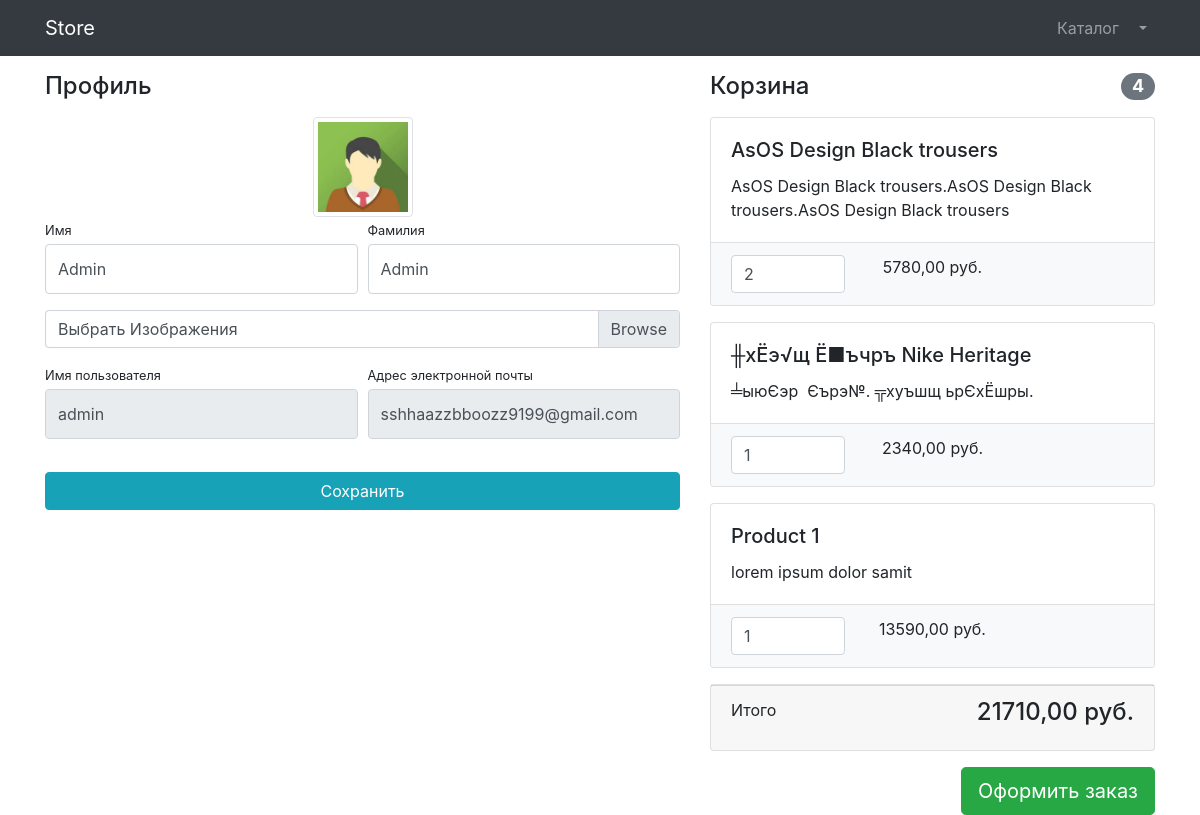
Page /users/profile/1/ (signed in) on the committed database.
### users/models.py (models this page shows)
class User(AbstractUser):
    image = models.ImageField(upload_to='users_image', null=True, blank=True)
    is_verification = models.BooleanField(default=False)

### products/models.py (models this page shows, shortened)
class Basket(models.Model):
    user = models.ForeignKey(to=User, on_delete=models.CASCADE)
    product = models.ForeignKey(to=Product, on_delete=models.CASCADE)
    quantity = models.PositiveSmallIntegerField(default=0)
    created_timestamp = models.DateTimeField(auto_now_add=True)
    objects = BasketQuerySet.as_manager()
    def sum(self):
        return self.product.price * self.quantity

class Product(models.Model):
    name = models.CharField(max_length=255)
    description = models.TextField()
    price = models.DecimalField(max_digits=10, decimal_places=2)
    quantity = models.PositiveIntegerField(default=0)
    image = models.ImageField(upload_to='products_image')
    category = models.ForeignKey(to=ProductCategory, on_delete=models.CASCADE)

### users/views.py (the view, shortened to what this page needs)
# urls.py: path('profile/<int:pk>/', UserProfileView.as_view(), name='profile'),
class UserProfileView(UpdateView):
    model = User
    form_class = UserProfileForm
    template_name = 'users/profile.html'
    def get_context_data(self, **kwargs):
        context = super(UserProfileView, self).get_context_data()
        context['title'] = 'Store - Profile'
        context['baskets'] = Basket.objects.filter(user=self.request.user)
        context['total_sum'] = sum(basket.sum() for basket in Basket.objects.filter(user=self.object))
        context['total_quantity'] = sum(basket.quantity for basket in Basket.objects.filter(user=self.object))
        return context

### users/forms.py
class UserProfileForm(UserChangeForm):
    first_name = forms.CharField(widget=forms.TextInput(attrs={'class': 'form-control py-4'}))
    last_name = forms.CharField(widget=forms.TextInput(attrs={'class': 'form-control py-4'}))
    image = forms.ImageField(widget=forms.FileInput(attrs={'class': 'custom-file-label'}), required=False)
    username = forms.CharField(widget=forms.TextInput(attrs={'class': 'form-control py-4', 'readonly': True}))
    email = forms.EmailField(widget=forms.EmailInput(attrs={'class': 'form-control py-4', 'readonly': True}))
    print('Name')
    class Meta:
        model = User
        fields = ('first_name', 'last_name', 'image', 'username', 'email')

### products/models.py (called while the page is built)
    def total_sum(self):
        return sum(basket.sum() for basket in self)

    def total_quantity(self):
        return sum(basket.quantity for basket in self)

### users/templates/users/profile.html (shortened to what this page needs)
{% extends 'products/base.html' %}
{% load static %}
{% block css %} <link href="{% static 'vendor/css/profile.css' %}" rel="stylesheet"> {% endblock %}
{% block content %}
    <div class="container">
    <div class="row">
        <div class="col-lg-7">
            <h4 class="mt-3 mb-3">Профиль</h4>
            <div class="col-lg-12 text-center">
                <img width="100" height="100"
                     src="{% if user.image %}{{user.image.url}}{% else %}{% static 'vendor\img\users\default_avatar.jpg' %}{% endif %}"
                     class="img-thumbnail">
            </div>
            <form action="{% url 'users:profile' user.id %}" method="post" enctype="multipart/form-data">
                <div class="form-row">
                    <div class="col-lg-6">
                        <div class="form-group">
                            <label class="small mb-1" for="{{form.first_name.id_for_label}}">Имя</label>
                            {{form.first_name}}
                        </div>
                    </div>
                    <div class="col-lg-6">
                        <div class="form-group">
                            <label class="small mb-1" for="{{form.last_name.id_for_label}}">Фамилия</label>
                            {{form.last_name}}
                        </div>
                    </div>
                </div>
                <div class="form-row mb-2">
                    <div class="col-lg-12">
                        <div class="custom-file">
                            <label class="custom-file-label" for="{{form.image.id_for_label}}">Выбрать Изображения</label>
                        </div>
                    </div>
                </div>
                <div class="form-row">
                    <div class="col-lg-6">
                        <label class="small mb-1" for="{{form.username.id_for_label}}">Имя пользователя</label>
                        {{form.username}}
                    </div>
                    <div class="col-lg-6">
                        <label class="small mb-1" for="{{form.email.id_for_label}}">Адрес электронной
                            почты</label>
                        {{form.email}}
                    </div>
                </div>
                <div class="form-row">
                    <div class="col-lg-12" style="margin-top: 33px;">
                        <input class="btn btn-info btn-block" type="submit" value="Сохранить">
                    </div>
                </div>
            </form>
        </div>
        <div class="col-lg-5">
            {% include 'products/basket.html' %}
        </div>
    </div>
</div>
{% endblock %}

### products/templates/products/basket.html (shortened to what this page needs)
{% if baskets %}
    <h4 class="mt-3 mb-3 d-flex justify-content-between align-items-center mb-3">
        Корзина <span class="badge badge-secondary badge-pill">{{ baskets.total_quantity }}</span>
    </h4>
    {% for basket in baskets %}
        <div class="card mb-3">
            <div class="card-body">
                <h5 class="card-title">{{ basket.product.name }}</h5>
                <p class="card-text">{{ basket.product.description }}</p>
            </div>
            <ul class="list-group list-group-flush">
                <li class="list-group-item bg-light">
                    <div class="row text-center">
                        <div class="col-lg-4">
                            <input name="basketID" type="number" class="form-control"
                                   value="{{ basket.quantity }}" min="0">
                        </div>
                        <div class="col-lg-4">{{basket.sum}} руб.</div>
                        <div class="col-lg-4">
                        </div>
                    </div>
                </li>
            </ul>
        </div>
    {% endfor %}
    <div class="card mb-3">
        <div class="card-footer">
            <p class="float-left">Итого</p>
            <h4 class="float-right">{{ baskets.total_sum }} руб.</h4>
        </div>
    </div>
    <a class="btn btn-success btn-lg float-right" href="#">
        Оформить заказ
    </a>
{% else %}
    <h4 class="mt-3 mb-3 text-center">
        Корзина пуста
    </h4>
{% endif %}

### rows in the picture
User: image (picture), first_name "Admin", last_name "Admin", username "admin", email "sshhaazzbboozz9199@gmail.com"
Basket: total_quantity "4", product.name "AsOS Design Black trousers", product.description "AsOS Design Black trousers.AsOS Design Black trousers.AsOS Design Black trousers", basketID "2", sum "5780,00", total_sum "21710,00"
Basket: product.name "╫хЁэ√щ Ё■ъчръ Nike Heritage", product.description "╧ыюЄэр Єърэ№. ╦хуъшщ ьрЄхЁшры.", basketID "1", sum "2340,00"
Basket: product.name "Product 1", product.description "lorem ipsum dolor samit", basketID "1", sum "13590,00"
